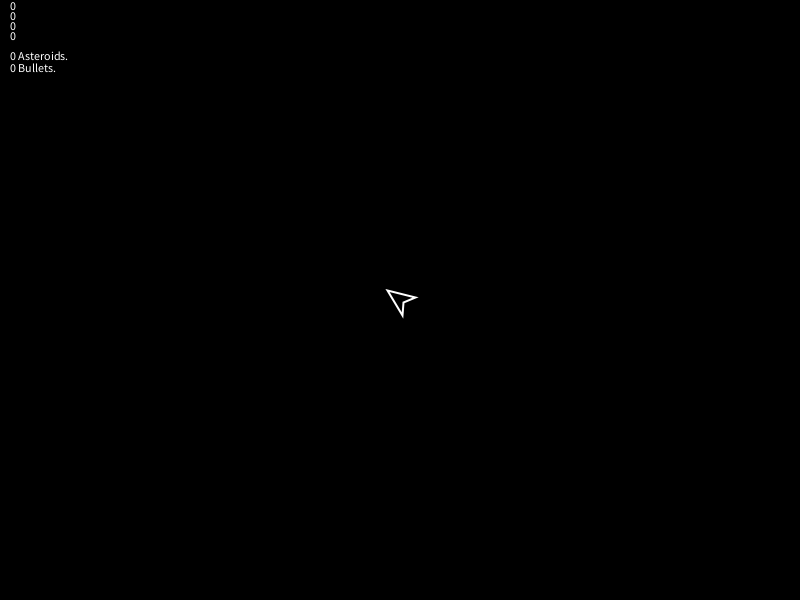
Frame 1 (no input)
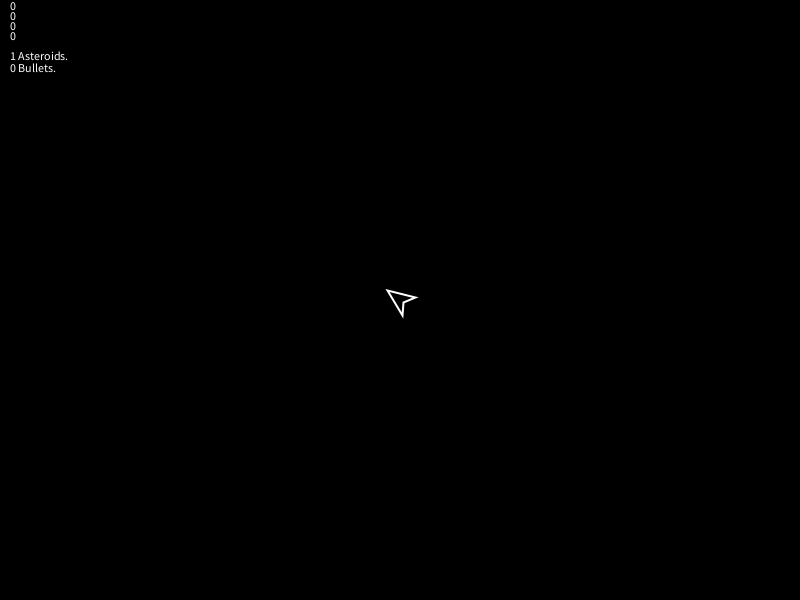
Frame 60 (the mouse pressed at the canvas centre just before this capture)
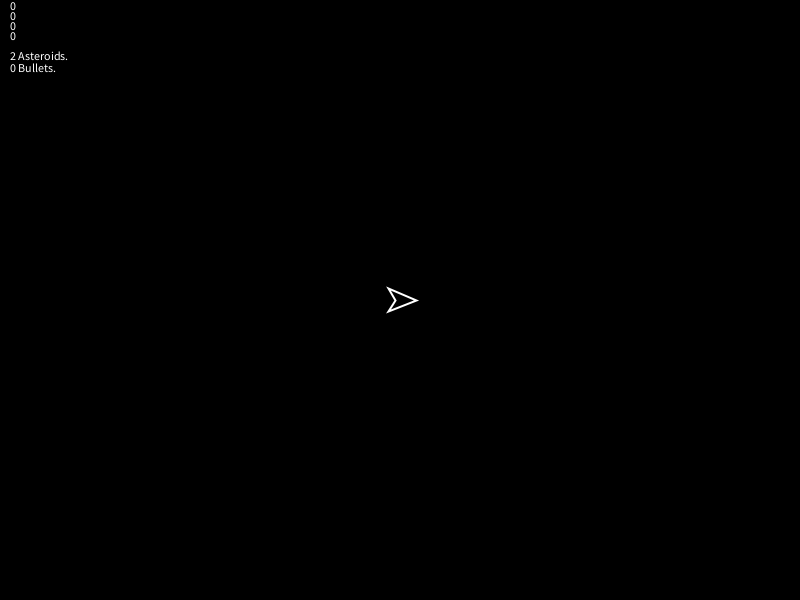
Frame 120 (the mouse held since frame 60 and released just before this capture)

The Processing sketch that drew these frames (run headless with seeded random() and noise(); from frame 60 on, the mouse is pressed at the canvas centre):

// Processing sketch: Asteroids
// ── Asteroids.pde
//put this in terminal before running
// defaults write -g ApplePressAndHoldEnabled -bool false

ArrayList<Asteroid> a;
ArrayList<Bullet> b;
Player p1;
int n = 400, maxRadius;
boolean[] keysDown;
float difficulty = 0.5;
void setup()
{
  //fullScreen();
  size(800,600);
  background(0);
  colorMode(HSB);
  stroke(random(255),200,200);
  noFill();
  strokeWeight(2);
  ellipseMode(CENTER);
  
  maxRadius = floor(sqrt(width*width/4+height*height/4));
  keysDown = new boolean[4];
  for(int i = 0; i < 4; i++)
    keysDown[i] = false;
 
  p1 = new Player();
  a = new ArrayList<Asteroid>();
  b = new ArrayList<Bullet>();
  //for(int i = 0; i < n; i++)
  //  a.add( new Asteroid() );
}

void draw()
{
  if (frameCount%60 == 0) a.add( new Asteroid() );
  
  background(0);
  fill(255);
  
  for(int i = 0; i < 4; i++)
    text(keysDown[i]?1:0,10,10*(1+i));
  text(a.size() + " Asteroids.",10,60);
  text(b.size() + " Bullets.",10,72);
  translate(width/2,height/2);
 
  noFill();
  
  p1.update();
  for(Asteroid zoomyBoi : a)
    zoomyBoi.update();
  for(Bullet speedyBoi : b)
    speedyBoi.update();
  for(int i = a.size() - 1; i > 0; i--)
  {
    Asteroid subject = a.get(i);
    if ( subject.checkBounds() )
      a.remove(i);
  }
  for(int i = b.size() - 1; i > 0; i--)
  {
    Bullet subject = b.get(i);
    if ( subject.checkBounds() )
      b.remove(i);
  }
}
void keyPressed()
{
  //if (key ==  32) setup();
  if (key ==  32) b.add( new Bullet(p1.p) );
  if (key == 'a') keysDown[0] = true;
  if (key == 'd') keysDown[1] = true;
  if (key == 'w') keysDown[2] = true;
  if (key == 's') keysDown[3] = true;
}
void keyReleased()
{
  if (key == 'a') keysDown[0] = false;
  if (key == 'd') keysDown[1] = false;
  if (key == 'w') keysDown[2] = false;
  if (key == 's') keysDown[3] = false;
}
// ── asteroidClass.pde
class Asteroid
{
  PVector p, v;
  float v1 = random(5 ,10),      //  size
        v2 = random(0.2 , 1.2),      //  speed
        v3 = random(-5, 5),      //  Variances
       tcl = random(-0.05,0.05);
  float[] r;
  int  size, age;
  float col = random(255);
  boolean hit;
  Asteroid()
  {
    size = floor( random(5,10) );
    create();
  }
  Asteroid(int size_)
  {
    size = size_;
    create();
  }
  void create()
  {
    age = 0;
    p = new PVector();
    p = PVector.fromAngle(random(TWO_PI)).mult(random(1.1,2) * maxRadius);
    v = new PVector(p.x,p.y);
    v.normalize().add( PVector.random2D().mult(0.1) ).mult(-v2);
    r = new float[size];
    for(int i = 0; i < size ; i++ )
      r[i] = 10*size*random(0.5,1);
  }
  void update()
  {
    age++;
    checkHit();
    if (hit)
      children();
    else
    {
      p.add(v);
      showAsteroid();
    }
  }
  void showAsteroid()
  {
      stroke(col,200,200);
      pushMatrix();
      translate(p.x,p.y);
      rotate(frameCount*tcl);
      beginShape();
      for(int i = 0; i < size; i++)
        vertex(r[i]*cos(TWO_PI*i/size),r[i]*sin(TWO_PI*i/size));
      endShape(CLOSE);
      popMatrix();
  }
  boolean checkBounds()
  {
    if ( p.mag() >  3*maxRadius && age > 60) return true;
    return false;
  }
  void checkHit()
  {
     
  }

  void children()
  {
    
  }
}
// ── playerClass.pde
class Player
{
  PVector p;
  PShape ship;
  float r = 16, 
       r1 = r*cos(PI/4),
      vel = 5;
  
 Player()
 {
   p = new PVector(0,0);
   ship = createShape();
   createShip(ship, 16);
 }
 void update()
 {
   move();
   
   pushMatrix();
   ship.resetMatrix();
   ship.rotate(atan2(mouseY - height/2 - p.y,mouseX - width/2 - p.x));
   shape(ship, p.x, p.y);
   popMatrix();
 }
 void move()
 { 
   PVector v = new PVector();
     if (keysDown[0] == true)  v.x -= vel;
     if (keysDown[1] == true)  v.x += vel;
     if (keysDown[2] == true)  v.y -= vel;
     if (keysDown[3] == true)  v.y += vel;
   p.add(v);
   bounds();
 }
 void bounds()
 {
   if (p.x > width/2)   p.x = -width/2;
   if (p.y > height/2)  p.y = -height/2;
   if (p.x < -width/2)  p.x = width/2;
   if (p.y < -height/2) p.y = height/2;
   
 }
 void createShip(PShape s, float r)
 {
  s.beginShape();
    s.vertex(r,0);
    s.vertex(-r1, r1);
    s.vertex(-0.3*r,0);
    s.vertex(-r1,-r1);
  s.endShape(CLOSE);
  s.setStroke(255);
 }
}

class Bullet
{
  PVector p, v;
  float speed = 4;
  int age;
  Bullet()
  {
    create(0,0);
  }
  Bullet(PVector parent)
  {
     create(parent.x, parent.y);
  }
  void create(float x_, float y_)
  {
    age = 0;
    p = new PVector(x_,y_);
    v = new PVector(mouseX-width/2,mouseY-height/2);
    v.sub(p).normalize().mult(speed);
    p.add( v.copy().normalize().mult(10) );
  }
  void update()
  {
    age++;
    checkBounds();
    
    p.add(v);
    
    fill(#ffff00);
    noStroke();
    
    ellipse(p.x,p.y,4,4);
    ellipse(p.x-v.x,p.y-v.y,2,2);
    ellipse(p.x-2*v.x,p.y-2*v.y,1,1);
    
    noFill();
  }
  boolean checkBounds()
  {
    if ( p.mag() >  maxRadius && age > 60) return true;
    return false;
  }
}
